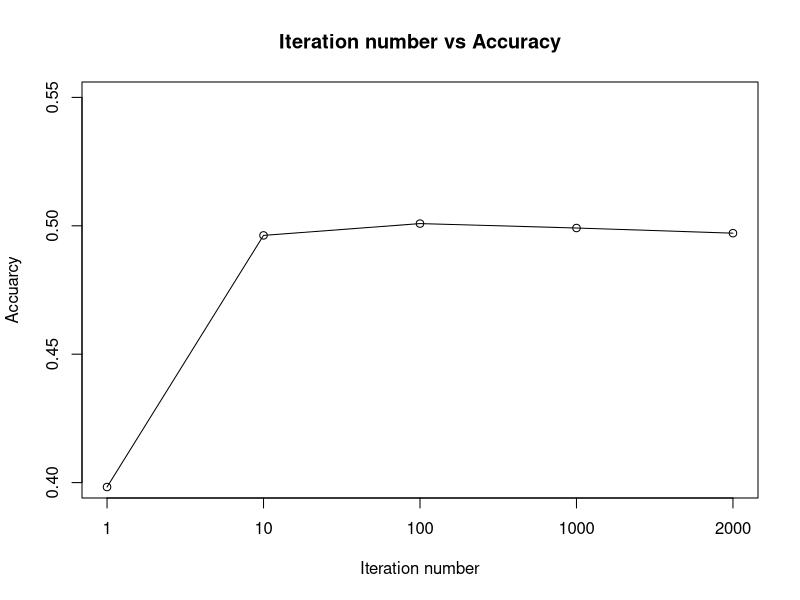
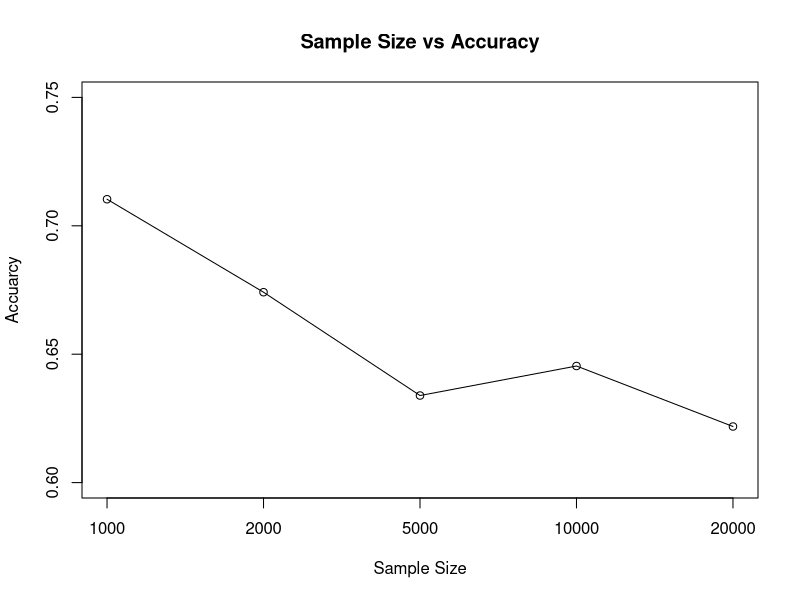

Recreate these plots in R, in order. (Note: this script raises an error after producing the figures.)
# Input result 
result <- c(0.3982759,0.4962644,0.5008621,0.4991379,0.4971264)
result_2 <- c(0.7103448,0.6741379,0.633908,0.6454023,0.6218391)

# Plot Iteration number vs Accuracy
plot(x = c(1:5), y = result, ylim = c(0.4, 0.55), type = "l", lwd = 1,
     main = "Iteration number vs Accuracy", xlab = "Iteration number",
     ylab="Accuarcy",xaxt = "n")
points(x = c(1:5), y = result)
axis(1, at = c(1, 2, 3, 4, 5), labels = c(1, 10, 100, 1000, 2000))

# Plot Sample Size vs Accuracy
plot(x = c(1:5), y = result_2, ylim = c(0.6, 0.75), type = "l", lwd = 1,
     main = "Sample Size vs Accuracy", xlab = "Sample Size",
     ylab="Accuarcy",xaxt = "n")
points(x = c(1:5), y = result_2)
axis(1, at = c(1, 2, 3, 4, 5), labels = c(1000, 2000, 5000, 10000, 20000))

# Plot sample points with error interval
library(ggplot2)
data_1 <- data.frame(index = 1:3480, 
                     Prediction = final_predictions[1,], 
                     Lower_CI = error_predictions[1,], 
                     Upper_CI = error_predictions[2,])

sample_indices <- sample(1:3480, 100)

# Create ggplot
ggplot(data = data_1[sample_indices, ], aes(x = index, y = Prediction)) +
  geom_point(aes(color = "prediction"), size = 2, show.legend = FALSE) +
  geom_errorbar(aes(ymin = Lower_CI, ymax = Upper_CI), color = "blue", width = 0.2) +
  labs(x = "Index", y = "Prediction",
       title = "Predictions with Confidence Intervals") +
  theme_minimal()+
  theme(plot.title = element_text(hjust = 0.5))
